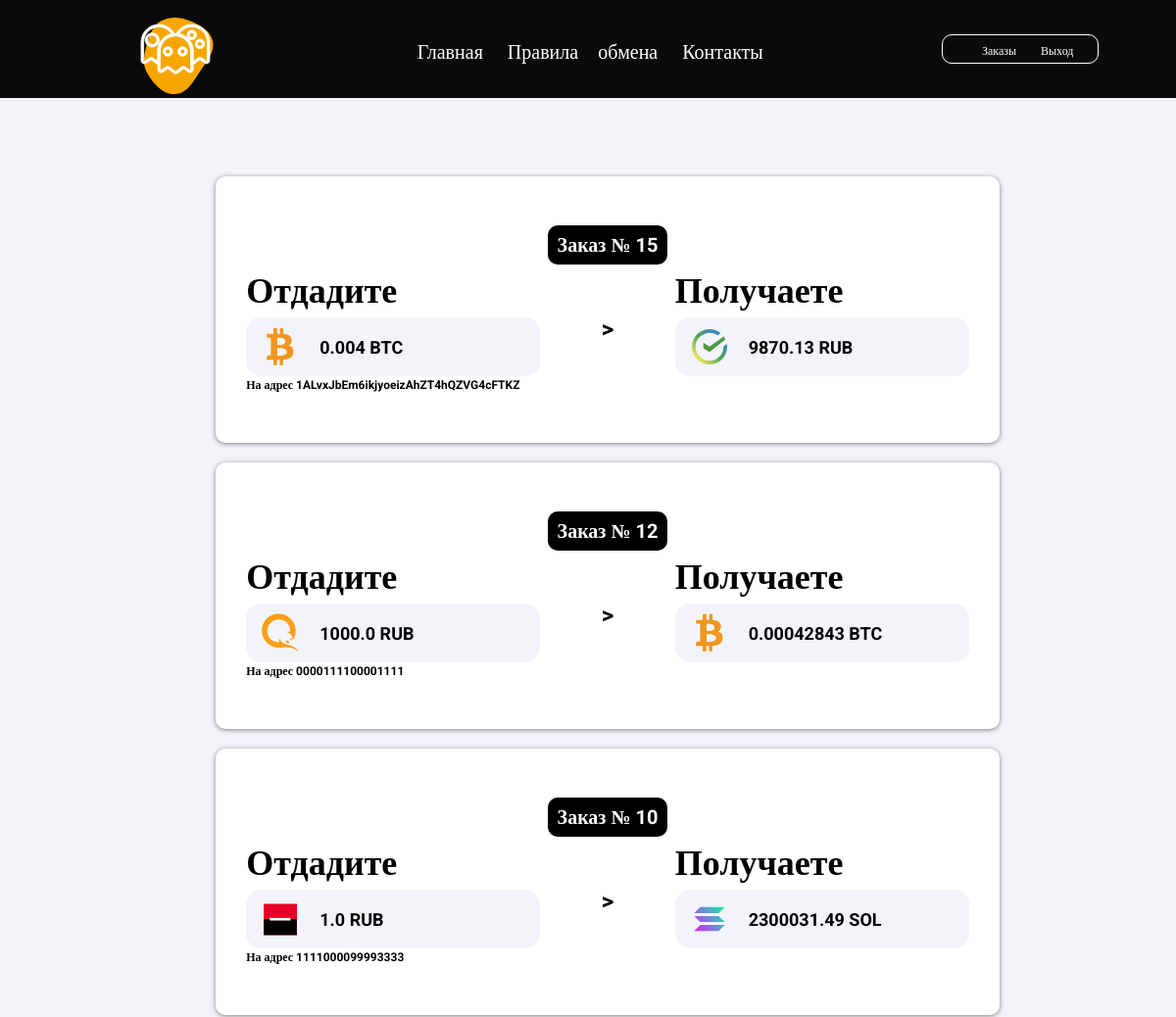
The page /orders/ (signed in, upper part) on the database as committed earlier.
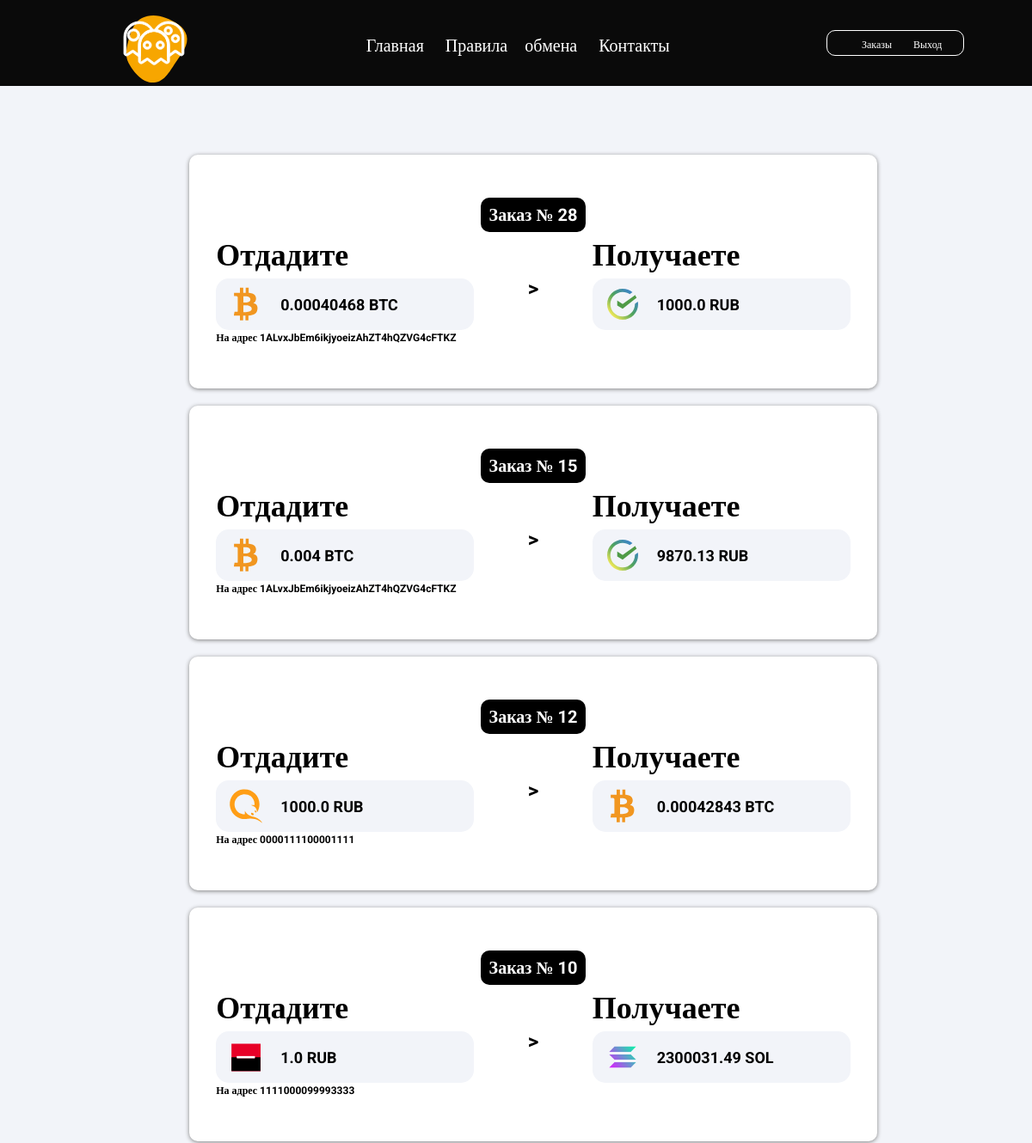
The same page on the database as committed later.
### main/models.py (models this page shows, shortened)
class Order(models.Model):
    number = models.IntegerField(
        null = False,
        default = 0,
    )
    random_string = models.CharField(
        max_length = 200,
        null = False,
        default = 'Нет строки',
    )
    date_time = models.DateTimeField(
        null = False,
        default = timezone.now,
    )
    give_sum = models.FloatField(
        null = False,
        default = 0,
    )
    receive_sum = models.FloatField(
        null = False,
        default = 0,
    )
    give = models.ForeignKey(
        GiveCurrency,
        on_delete = models.SET_NULL,
        null = True,
    )
    receive = models.ForeignKey(
        ReceiveCurrency,
        on_delete = models.SET_NULL,
        null = True,
    )
    give_token_standart = models.ForeignKey(
        TokenStandart,
        on_delete = models.SET_NULL,
        null = True,
        related_name = 'give_token_standart',
    )
    receive_token_standart = models.ForeignKey(
        TokenStandart,
        on_delete = models.SET_NULL,
        null = True,
        related_name = 'receive_token_standart',
    )
    receive_name = models.CharField(
        max_length = 255,
        null = False,
        default = 'Без имени',
    )
    receive_address = models.CharField(
        max_length = 255,
        null = False,
        default = 'Без адреса',
    )
    address_to = models.ForeignKey(
        AddressTo,
        on_delete = models.SET_NULL,
        null = True,
    )
    paid = models.BooleanField(
        null = False,
        default = False,
    )
    user = models.ForeignKey(
        User,
        null = True,
        on_delete = models.SET_NULL,
    )
    status = models.ForeignKey(
        OrderStatus,
        null = True,
        on_delete = models.SET_NULL,
    )
    def get_absolute_url(self):
        return reverse('order_info', kwargs={'random_string': self.random_string })

class GiveCurrency(models.Model):
    currency_name = models.CharField(
        max_length = 150,
    )
    currency_name_short = models.CharField(
        max_length = 10,
    )
    image = models.FileField(
        upload_to = 'images/coins/',
        null = False,
    )
    category_payment_method = models.ForeignKey(
        CategoryPaymentMethod,
        on_delete = models.SET_NULL,
        null = True,
    )
    token_standart = models.ManyToManyField(
        TokenStandart,
    )

class AddressTo(models.Model):
    address = models.CharField(
        max_length = 255,
        null = False,
        default = 'Без адреса',
    )
    currency = models.ForeignKey(
        GiveCurrency,
        on_delete = models.SET_NULL,
        null = True,
    )
    token_standart = models.ForeignKey(
        TokenStandart,
        on_delete = models.SET_NULL,
        null = True,
    )
    def __str__(self) -> str:
        return f'{self.address}'

class ReceiveCurrency(models.Model):
    currency_name = models.CharField(max_length=150)
    currency_name_short = models.CharField(max_length=10)
    image = models.FileField(upload_to='images/coins/', null=False)
    category_payment_method = models.ForeignKey(CategoryPaymentMethod, on_delete=models.SET_NULL, null=True)
    token_standart = models.ManyToManyField(TokenStandart)

### main/views.py (the view, shortened to what this page needs)
# urls.py: path('orders/', views.OrdersList.as_view(), name='orders'),
class OrdersList(ListView):
    template_name = 'main/order_list.html'
    context_object_name = 'orders'
    extra_context = {
            'nav_bar': NAV_BAR,
            'MEDIA_URL': MEDIA_URL,
            'title': 'Заказы',
        }
    ordering = ['-date_time',]

### main/templates/main/order_list.html (shortened to what this page needs)
{% extends 'base.html' %}
{% load static %}
{% block header %}
    <link rel="stylesheet" href="{% static 'main/css/order_list.css' %}" type="text/css">
{% endblock %}
{% block content %}
    <div class="content">
        <ul>
            {% for order in orders %}
                <li>
                    <div class="order-wrap">
                        <div class="head">
                            <div class="number">Заказ № {{ order.number }}</div>
                        </div>
                        <a href="{{ order.get_absolute_url }}" class="middle">
                            <div>
                                <h2>Отдадите</h2>
                                <div class="check receive">
                                    <div><img src="{{ MEDIA_URL }}{{ order.give.image }}"></div>
                                    <div>{{ order.give_sum }} {{ order.give.currency_name_short }}</div>
                                </div>
                                <div class="address-to-wrap"><span>На адрес {{ order.address_to }}</span></div>
                            </div>
                            <div style="display: table;"><div style="display: table-cell; vertical-align: middle;">></div></div>
                            <div>
                                <h2>Получаете</h2>
                                <div class="check give">
                                    <div><img src="{{ MEDIA_URL }}{{ order.receive.image }}"></div>
                                    <div>{{ order.receive_sum }} {{ order.receive.currency_name_short }}</div>
                                </div>
                            </div>
                        </a>
                    </div>
                </li>
            {% endfor %}
        </ul>
    </div>
{% endblock %}

Rows that differ between the two databases and show on the page:
added Order: number "28", give.image (picture), give_sum "0.00040468", give.currency_name_short "BTC", address_to "1ALvxJbEm6ikjyoeizAhZT4hQZVG4cFTKZ", receive.image (picture), receive_sum "1000.0", receive.currency_name_short "RUB"
